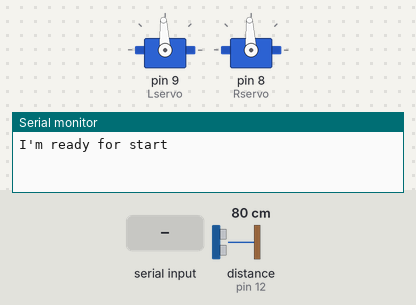
The sketch below on a simulated Arduino Uno, built with avr-gcc and run on an emulated ATmega328P. On the bench: 2 × servo, the last lines printed to the serial monitor. Inputs (shaded band) come from the test bench; at power-on: distance to the obstacle (sensor on pin 12) 80 cm. The echo pulse lasts 58.3 µs per cm.

Above: at 1.2 s.
1.3 s: "90,45\n" received over the second serial link
2.8 s: "1\n" received over the second serial link
At 3.1 s:
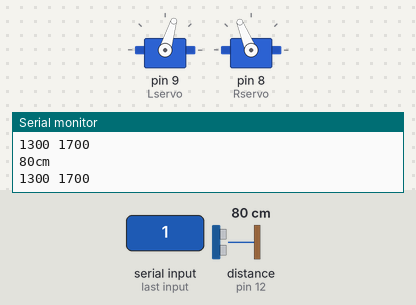
4.3 s: "4\n" received over the second serial link
At 5.4 s:
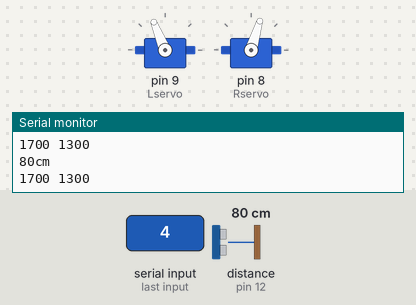
5.8 s: "5\n" received over the second serial link
At 6.6 s:
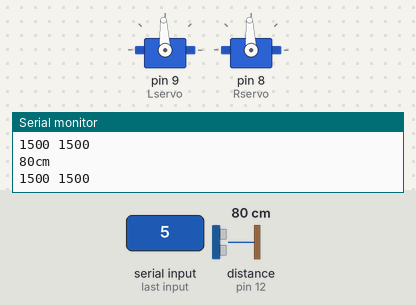
Timing chart, 0 to 8.3 s (numbered marks = the images above; inputs shaded):
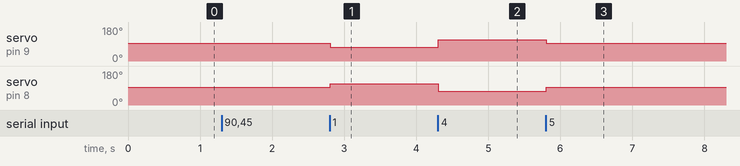

The sketch:

sketch_sep02a.ino
```cpp
#include <Servo.h>
#include <SoftwareSerial.h>
const int trigPin=13;
const int echoPin=12;
int ch;
int L=1500,R=1500;
Servo Lservo;
Servo Rservo;
SoftwareSerial BTSerial(2,3);
void setup() {
  // put your setup code here, to run once:
  BTSerial.begin(9600);
  Serial.begin(9600);
  pinMode(trigPin,OUTPUT);
  pinMode(echoPin,INPUT);

  while(!Serial){
  Serial.write("Not conneted\n");
  }
  Serial.write("I'm ready for start\n");
  Lservo.attach(9);
  Rservo.attach(8);
  Lservo.write(1500);
  Rservo.write(1500);
}

void loop() {
  // put your main code here, to run repeatedly:
  long duration, distance;


  if(BTSerial.available()){
    ch=BTSerial.read();
  digitalWrite(trigPin,LOW);
  delayMicroseconds(2);
  digitalWrite(trigPin,HIGH);
  delayMicroseconds(10);
  digitalWrite(trigPin,LOW);
  duration=pulseIn(echoPin,HIGH);
  distance=duration/58;

  Serial.print(distance);
  Serial.print("cm");
    if(ch-48==1)
    {
      R=1700;
      L=1300;

    }
    else if(ch-48==2)
    {
      if(R>1300)
        R-=50;
      if(L>1300)
        L-=50;
        if(L<1300)
        L=1300;
        if(R<1300)
        R=1300;
    }
    else if(ch-48==3)
    {
       if(R<1700)
         R+=50;
       if(L<1700)
          L+=50;
        if(L>1700)
        L=1700;
        if(R>1700)
        R=1700;
    }
    else if(ch-48==4)
    {
      R=1300;
      L=1700;
    }
    else if(ch-48==5)
    {
      R=1500;
      L=1500;
    }
    Serial.println();
    Serial.print(L);
    Serial.print(" ");
    Serial.print(R);
    Serial.println();
    Rservo.write(R);
    Lservo.write(L);
}
}
```

Measured:
- after the input at 2.8 s, servo on pin 9 (Lservo): 93° → 73° at once; servo on pin 8 (Rservo): 93° → 112° at once
- after the input at 4.3 s, servo on pin 9 (Lservo): 73° → 112° at once; servo on pin 8 (Rservo): 112° → 73° at once
- after the input at 5.8 s, servo on pin 9 (Lservo): 112° → 93° at once; servo on pin 8 (Rservo): 73° → 93° at once
